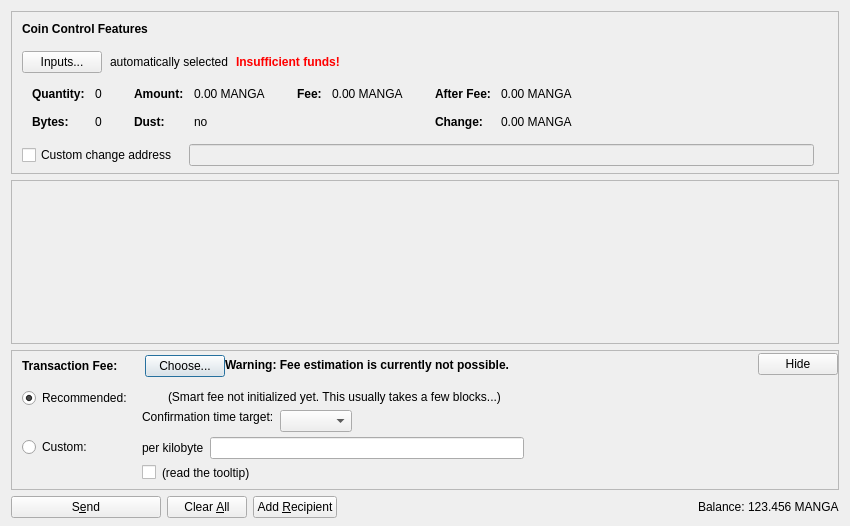
<?xml version="1.0" encoding="UTF-8"?>
<ui version="4.0">
 <class>SendCoinsDialog</class>
 <widget class="QDialog" name="SendCoinsDialog">
  <property name="geometry">
   <rect>
    <x>0</x>
    <y>0</y>
    <width>850</width>
    <height>526</height>
   </rect>
  </property>
  <property name="windowTitle">
   <string>Send Coins</string>
  </property>
  <layout class="QVBoxLayout" name="verticalLayout" stretch="0,1,0,0">
   <property name="bottomMargin">
    <number>8</number>
   </property>
   <item>
    <widget class="QFrame" name="frameCoinControl">
     <property name="sizePolicy">
      <sizepolicy hsizetype="Expanding" vsizetype="Expanding">
       <horstretch>0</horstretch>
       <verstretch>0</verstretch>
      </sizepolicy>
     </property>
     <property name="maximumSize">
      <size>
       <width>16777215</width>
       <height>16777215</height>
      </size>
     </property>
     <property name="frameShape">
      <enum>QFrame::StyledPanel</enum>
     </property>
     <property name="frameShadow">
      <enum>QFrame::Sunken</enum>
     </property>
     <layout class="QVBoxLayout" name="verticalLayoutCoinControl2">
      <property name="spacing">
       <number>0</number>
      </property>
      <property name="leftMargin">
       <number>0</number>
      </property>
      <property name="topMargin">
       <number>0</number>
      </property>
      <property name="rightMargin">
       <number>0</number>
      </property>
      <property name="bottomMargin">
       <number>6</number>
      </property>
      <item>
       <layout class="QVBoxLayout" name="verticalLayoutCoinControl" stretch="0,0,0,0,1">
        <property name="spacing">
         <number>0</number>
        </property>
        <property name="leftMargin">
         <number>10</number>
        </property>
        <property name="topMargin">
         <number>10</number>
        </property>
        <item>
         <layout class="QHBoxLayout" name="horizontalLayoutCoinControl1">
          <property name="bottomMargin">
           <number>15</number>
          </property>
          <item>
           <widget class="QLabel" name="labelCoinControlFeatures">
            <property name="sizePolicy">
             <sizepolicy hsizetype="Preferred" vsizetype="Maximum">
              <horstretch>0</horstretch>
              <verstretch>0</verstretch>
             </sizepolicy>
            </property>
            <property name="font">
             <font>
              <weight>75</weight>
              <bold>true</bold>
             </font>
            </property>
            <property name="styleSheet">
             <string notr="true">font-weight:bold;</string>
            </property>
            <property name="text">
             <string>Coin Control Features</string>
            </property>
           </widget>
          </item>
         </layout>
        </item>
        <item>
         <layout class="QHBoxLayout" name="horizontalLayoutCoinControl2" stretch="0,0,0,0">
          <property name="spacing">
           <number>8</number>
          </property>
          <property name="bottomMargin">
           <number>10</number>
          </property>
          <item>
           <widget class="QPushButton" name="pushButtonCoinControl">
            <property name="styleSheet">
             <string notr="true"/>
            </property>
            <property name="text">
             <string>Inputs...</string>
            </property>
            <property name="autoDefault">
             <bool>false</bool>
            </property>
           </widget>
          </item>
          <item>
           <widget class="QLabel" name="labelCoinControlAutomaticallySelected">
            <property name="text">
             <string>automatically selected</string>
            </property>
            <property name="margin">
             <number>5</number>
            </property>
           </widget>
          </item>
          <item>
           <widget class="QLabel" name="labelCoinControlInsuffFunds">
            <property name="font">
             <font>
              <weight>75</weight>
              <bold>true</bold>
             </font>
            </property>
            <property name="styleSheet">
             <string notr="true">color:red;font-weight:bold;</string>
            </property>
            <property name="text">
             <string>Insufficient funds!</string>
            </property>
            <property name="margin">
             <number>5</number>
            </property>
           </widget>
          </item>
          <item>
           <spacer name="horizontalSpacerCoinControl">
            <property name="orientation">
             <enum>Qt::Horizontal</enum>
            </property>
            <property name="sizeHint" stdset="0">
             <size>
              <width>40</width>
              <height>1</height>
             </size>
            </property>
           </spacer>
          </item>
         </layout>
        </item>
        <item>
         <widget class="QWidget" name="widgetCoinControl" native="true">
          <property name="sizePolicy">
           <sizepolicy hsizetype="Preferred" vsizetype="Preferred">
            <horstretch>0</horstretch>
            <verstretch>0</verstretch>
           </sizepolicy>
          </property>
          <property name="minimumSize">
           <size>
            <width>0</width>
            <height>0</height>
           </size>
          </property>
          <property name="styleSheet">
           <string notr="true"/>
          </property>
          <layout class="QHBoxLayout" name="horizontalLayoutCoinControl5">
           <property name="leftMargin">
            <number>0</number>
           </property>
           <property name="topMargin">
            <number>0</number>
           </property>
           <property name="rightMargin">
            <number>0</number>
           </property>
           <property name="bottomMargin">
            <number>0</number>
           </property>
           <item>
            <layout class="QHBoxLayout" name="horizontalLayoutCoinControl3" stretch="0,0,0,1">
             <property name="spacing">
              <number>20</number>
             </property>
             <property name="topMargin">
              <number>0</number>
             </property>
             <property name="bottomMargin">
              <number>10</number>
             </property>
             <item>
              <layout class="QFormLayout" name="formLayoutCoinControl1">
               <property name="horizontalSpacing">
                <number>10</number>
               </property>
               <property name="verticalSpacing">
                <number>14</number>
               </property>
               <property name="leftMargin">
                <number>10</number>
               </property>
               <property name="topMargin">
                <number>4</number>
               </property>
               <property name="rightMargin">
                <number>6</number>
               </property>
               <item row="0" column="0">
                <widget class="QLabel" name="labelCoinControlQuantityText">
                 <property name="font">
                  <font>
                   <weight>75</weight>
                   <bold>true</bold>
                  </font>
                 </property>
                 <property name="text">
                  <string>Quantity:</string>
                 </property>
                 <property name="margin">
                  <number>0</number>
                 </property>
                </widget>
               </item>
               <item row="0" column="1">
                <widget class="QLabel" name="labelCoinControlQuantity">
                 <property name="cursor">
                  <cursorShape>IBeamCursor</cursorShape>
                 </property>
                 <property name="contextMenuPolicy">
                  <enum>Qt::ActionsContextMenu</enum>
                 </property>
                 <property name="text">
                  <string notr="true">0</string>
                 </property>
                 <property name="margin">
                  <number>0</number>
                 </property>
                 <property name="textInteractionFlags">
                  <set>Qt::LinksAccessibleByMouse|Qt::TextSelectableByKeyboard|Qt::TextSelectableByMouse</set>
                 </property>
                </widget>
               </item>
               <item row="1" column="0">
                <widget class="QLabel" name="labelCoinControlBytesText">
                 <property name="font">
                  <font>
                   <weight>75</weight>
                   <bold>true</bold>
                  </font>
                 </property>
                 <property name="text">
                  <string>Bytes:</string>
                 </property>
                </widget>
               </item>
               <item row="1" column="1">
                <widget class="QLabel" name="labelCoinControlBytes">
                 <property name="cursor">
                  <cursorShape>IBeamCursor</cursorShape>
                 </property>
                 <property name="contextMenuPolicy">
                  <enum>Qt::ActionsContextMenu</enum>
                 </property>
                 <property name="text">
                  <string notr="true">0</string>
                 </property>
                 <property name="textInteractionFlags">
                  <set>Qt::LinksAccessibleByMouse|Qt::TextSelectableByKeyboard|Qt::TextSelectableByMouse</set>
                 </property>
                </widget>
               </item>
              </layout>
             </item>
             <item>
              <layout class="QFormLayout" name="formLayoutCoinControl2">
               <property name="horizontalSpacing">
                <number>10</number>
               </property>
               <property name="verticalSpacing">
                <number>14</number>
               </property>
               <property name="leftMargin">
                <number>6</number>
               </property>
               <property name="topMargin">
                <number>4</number>
               </property>
               <property name="rightMargin">
                <number>6</number>
               </property>
               <item row="0" column="0">
                <widget class="QLabel" name="labelCoinControlAmountText">
                 <property name="font">
                  <font>
                   <weight>75</weight>
                   <bold>true</bold>
                  </font>
                 </property>
                 <property name="text">
                  <string>Amount:</string>
                 </property>
                 <property name="margin">
                  <number>0</number>
                 </property>
                </widget>
               </item>
               <item row="0" column="1">
                <widget class="QLabel" name="labelCoinControlAmount">
                 <property name="cursor">
                  <cursorShape>IBeamCursor</cursorShape>
                 </property>
                 <property name="contextMenuPolicy">
                  <enum>Qt::ActionsContextMenu</enum>
                 </property>
                 <property name="text">
                  <string notr="true">0.00 MANGA</string>
                 </property>
                 <property name="textInteractionFlags">
                  <set>Qt::LinksAccessibleByMouse|Qt::TextSelectableByKeyboard|Qt::TextSelectableByMouse</set>
                 </property>
                </widget>
               </item>
               <item row="1" column="0">
                <widget class="QLabel" name="labelCoinControlLowOutputText">
                 <property name="font">
                  <font>
                   <weight>75</weight>
                   <bold>true</bold>
                  </font>
                 </property>
                 <property name="text">
                  <string>Dust:</string>
                 </property>
                </widget>
               </item>
               <item row="1" column="1">
                <widget class="QLabel" name="labelCoinControlLowOutput">
                 <property name="cursor">
                  <cursorShape>IBeamCursor</cursorShape>
                 </property>
                 <property name="contextMenuPolicy">
                  <enum>Qt::ActionsContextMenu</enum>
                 </property>
                 <property name="text">
                  <string notr="true">no</string>
                 </property>
                 <property name="textInteractionFlags">
                  <set>Qt::LinksAccessibleByMouse|Qt::TextSelectableByKeyboard|Qt::TextSelectableByMouse</set>
                 </property>
                </widget>
               </item>
              </layout>
             </item>
             <item>
              <layout class="QFormLayout" name="formLayoutCoinControl3">
               <property name="horizontalSpacing">
                <number>10</number>
               </property>
               <property name="verticalSpacing">
                <number>14</number>
               </property>
               <property name="leftMargin">
                <number>6</number>
               </property>
               <property name="topMargin">
                <number>4</number>
               </property>
               <property name="rightMargin">
                <number>6</number>
               </property>
               <item row="0" column="0">
                <widget class="QLabel" name="labelCoinControlFeeText">
                 <property name="font">
                  <font>
                   <weight>75</weight>
                   <bold>true</bold>
                  </font>
                 </property>
                 <property name="text">
                  <string>Fee:</string>
                 </property>
                 <property name="margin">
                  <number>0</number>
                 </property>
                </widget>
               </item>
               <item row="0" column="1">
                <widget class="QLabel" name="labelCoinControlFee">
                 <property name="cursor">
                  <cursorShape>IBeamCursor</cursorShape>
                 </property>
                 <property name="contextMenuPolicy">
                  <enum>Qt::ActionsContextMenu</enum>
                 </property>
                 <property name="text">
                  <string notr="true">0.00 MANGA</string>
                 </property>
                 <property name="textInteractionFlags">
                  <set>Qt::LinksAccessibleByMouse|Qt::TextSelectableByKeyboard|Qt::TextSelectableByMouse</set>
                 </property>
                </widget>
               </item>
              </layout>
             </item>
             <item>
              <layout class="QFormLayout" name="formLayoutCoinControl4">
               <property name="horizontalSpacing">
                <number>10</number>
               </property>
               <property name="verticalSpacing">
                <number>14</number>
               </property>
               <property name="leftMargin">
                <number>6</number>
               </property>
               <property name="topMargin">
                <number>4</number>
               </property>
               <property name="rightMargin">
                <number>6</number>
               </property>
               <item row="0" column="0">
                <widget class="QLabel" name="labelCoinControlAfterFeeText">
                 <property name="font">
                  <font>
                   <weight>75</weight>
                   <bold>true</bold>
                  </font>
                 </property>
                 <property name="text">
                  <string>After Fee:</string>
                 </property>
                 <property name="margin">
                  <number>0</number>
                 </property>
                </widget>
               </item>
               <item row="0" column="1">
                <widget class="QLabel" name="labelCoinControlAfterFee">
                 <property name="cursor">
                  <cursorShape>IBeamCursor</cursorShape>
                 </property>
                 <property name="contextMenuPolicy">
                  <enum>Qt::ActionsContextMenu</enum>
                 </property>
                 <property name="text">
                  <string notr="true">0.00 MANGA</string>
                 </property>
                 <property name="textInteractionFlags">
                  <set>Qt::LinksAccessibleByMouse|Qt::TextSelectableByKeyboard|Qt::TextSelectableByMouse</set>
                 </property>
                </widget>
               </item>
               <item row="1" column="0">
                <widget class="QLabel" name="labelCoinControlChangeText">
                 <property name="font">
                  <font>
                   <weight>75</weight>
                   <bold>true</bold>
                  </font>
                 </property>
                 <property name="text">
                  <string>Change:</string>
                 </property>
                </widget>
               </item>
               <item row="1" column="1">
                <widget class="QLabel" name="labelCoinControlChange">
                 <property name="cursor">
                  <cursorShape>IBeamCursor</cursorShape>
                 </property>
                 <property name="contextMenuPolicy">
                  <enum>Qt::ActionsContextMenu</enum>
                 </property>
                 <property name="text">
                  <string notr="true">0.00 MANGA</string>
                 </property>
                 <property name="textInteractionFlags">
                  <set>Qt::LinksAccessibleByMouse|Qt::TextSelectableByKeyboard|Qt::TextSelectableByMouse</set>
                 </property>
                </widget>
               </item>
              </layout>
             </item>
            </layout>
           </item>
          </layout>
         </widget>
        </item>
        <item>
         <layout class="QHBoxLayout" name="horizontalLayoutCoinControl4" stretch="0,0,0">
          <property name="spacing">
           <number>12</number>
          </property>
          <property name="sizeConstraint">
           <enum>QLayout::SetDefaultConstraint</enum>
          </property>
          <property name="topMargin">
           <number>5</number>
          </property>
          <property name="rightMargin">
           <number>5</number>
          </property>
          <item>
           <widget class="QCheckBox" name="checkBoxCoinControlChange">
            <property name="toolTip">
             <string>If this is activated, but the change address is empty or invalid, change will be sent to a newly generated address.</string>
            </property>
            <property name="text">
             <string>Custom change address</string>
            </property>
           </widget>
          </item>
          <item>
           <widget class="QValidatedLineEdit" name="lineEditCoinControlChange">
            <property name="enabled">
             <bool>false</bool>
            </property>
            <property name="sizePolicy">
             <sizepolicy hsizetype="Expanding" vsizetype="Fixed">
              <horstretch>0</horstretch>
              <verstretch>0</verstretch>
             </sizepolicy>
            </property>
           </widget>
          </item>
          <item>
           <widget class="QLabel" name="labelCoinControlChangeLabel">
            <property name="sizePolicy">
             <sizepolicy hsizetype="Preferred" vsizetype="Expanding">
              <horstretch>0</horstretch>
              <verstretch>0</verstretch>
             </sizepolicy>
            </property>
            <property name="minimumSize">
             <size>
              <width>0</width>
              <height>0</height>
             </size>
            </property>
            <property name="text">
             <string/>
            </property>
            <property name="margin">
             <number>3</number>
            </property>
           </widget>
          </item>
         </layout>
        </item>
        <item>
         <spacer name="verticalSpacerCoinControl">
          <property name="orientation">
           <enum>Qt::Vertical</enum>
          </property>
          <property name="sizeHint" stdset="0">
           <size>
            <width>800</width>
            <height>1</height>
           </size>
          </property>
         </spacer>
        </item>
       </layout>
      </item>
     </layout>
    </widget>
   </item>
   <item>
    <widget class="QScrollArea" name="scrollArea">
     <property name="widgetResizable">
      <bool>true</bool>
     </property>
     <widget class="QWidget" name="scrollAreaWidgetContents">
      <property name="geometry">
       <rect>
        <x>0</x>
        <y>0</y>
        <width>830</width>
        <height>104</height>
       </rect>
      </property>
      <layout class="QVBoxLayout" name="verticalLayout_2" stretch="0,1">
       <property name="leftMargin">
        <number>0</number>
       </property>
       <property name="topMargin">
        <number>0</number>
       </property>
       <property name="rightMargin">
        <number>0</number>
       </property>
       <property name="bottomMargin">
        <number>0</number>
       </property>
       <item>
        <layout class="QVBoxLayout" name="entries">
         <property name="spacing">
          <number>6</number>
         </property>
        </layout>
       </item>
       <item>
        <spacer name="verticalSpacer">
         <property name="orientation">
          <enum>Qt::Vertical</enum>
         </property>
         <property name="sizeHint" stdset="0">
          <size>
           <width>20</width>
           <height>40</height>
          </size>
         </property>
        </spacer>
       </item>
      </layout>
     </widget>
    </widget>
   </item>
   <item>
    <widget class="QFrame" name="frameFee">
     <property name="sizePolicy">
      <sizepolicy hsizetype="Expanding" vsizetype="Expanding">
       <horstretch>0</horstretch>
       <verstretch>0</verstretch>
      </sizepolicy>
     </property>
     <property name="maximumSize">
      <size>
       <width>16777215</width>
       <height>16777215</height>
      </size>
     </property>
     <property name="frameShape">
      <enum>QFrame::StyledPanel</enum>
     </property>
     <property name="frameShadow">
      <enum>QFrame::Sunken</enum>
     </property>
     <layout class="QVBoxLayout" name="verticalLayoutFee1">
      <property name="spacing">
       <number>0</number>
      </property>
      <property name="leftMargin">
       <number>0</number>
      </property>
      <property name="topMargin">
       <number>0</number>
      </property>
      <property name="rightMargin">
       <number>0</number>
      </property>
      <property name="bottomMargin">
       <number>0</number>
      </property>
      <item>
       <layout class="QVBoxLayout" name="verticalLayoutFee2" stretch="0,0,0">
        <property name="spacing">
         <number>0</number>
        </property>
        <property name="leftMargin">
         <number>10</number>
        </property>
        <property name="topMargin">
         <number>0</number>
        </property>
        <item>
         <layout class="QHBoxLayout" name="horizontalLayoutFee1">
          <property name="bottomMargin">
           <number>0</number>
          </property>
          <item>
           <layout class="QVBoxLayout" name="verticalLayoutFee7">
            <property name="spacing">
             <number>0</number>
            </property>
            <item>
             <spacer name="verticalSpacerSmartFee">
              <property name="orientation">
               <enum>Qt::Vertical</enum>
              </property>
              <property name="sizeType">
               <enum>QSizePolicy::Fixed</enum>
              </property>
              <property name="sizeHint" stdset="0">
               <size>
                <width>1</width>
                <height>4</height>
               </size>
              </property>
             </spacer>
            </item>
            <item>
             <layout class="QHBoxLayout" name="horizontalLayoutSmartFee">
              <property name="spacing">
               <number>10</number>
              </property>
              <item>
               <widget class="QLabel" name="labelFeeHeadline">
                <property name="sizePolicy">
                 <sizepolicy hsizetype="Preferred" vsizetype="Maximum">
                  <horstretch>0</horstretch>
                  <verstretch>0</verstretch>
                 </sizepolicy>
                </property>
                <property name="font">
                 <font>
                  <weight>75</weight>
                  <bold>true</bold>
                 </font>
                </property>
                <property name="styleSheet">
                 <string notr="true">font-weight:bold;</string>
                </property>
                <property name="text">
                 <string>Transaction Fee:</string>
                </property>
               </widget>
              </item>
              <item>
               <widget class="QLabel" name="labelFeeMinimized">
                <property name="text">
                 <string/>
                </property>
               </widget>
              </item>
              <item>
               <widget class="QPushButton" name="buttonChooseFee">
                <property name="text">
                 <string>Choose...</string>
                </property>
               </widget>
              </item>
             </layout>
            </item>
            <item>
             <spacer name="verticalSpacer_5">
              <property name="orientation">
               <enum>Qt::Vertical</enum>
              </property>
              <property name="sizeHint" stdset="0">
               <size>
                <width>1</width>
                <height>1</height>
               </size>
              </property>
             </spacer>
            </item>
           </layout>
          </item>
          <item>
           <widget class="QLabel" name="fallbackFeeWarningLabel">
            <property name="toolTip">
             <string>Using the fallbackfee can result in sending a transaction that will take several hours or days (or never) to confirm. Consider choosing your fee manually or wait until you have validated the complete chain.</string>
            </property>
            <property name="font">
            <font>
                <weight>75</weight>
                <bold>true</bold>
            </font>
            </property>
            <property name="text">
             <string>Warning: Fee estimation is currently not possible.</string>
            </property>
            <property name="wordWrap">
             <bool>false</bool>
            </property>
           </widget>
          </item>
          <item>
           <spacer name="horizontalSpacer_4">
            <property name="orientation">
             <enum>Qt::Horizontal</enum>
            </property>
            <property name="sizeType">
             <enum>QSizePolicy::MinimumExpanding</enum>
            </property>
            <property name="sizeHint" stdset="0">
             <size>
              <width>40</width>
              <height>20</height>
             </size>
            </property>
           </spacer>
          </item>
          <item>
           <widget class="QPushButton" name="buttonMinimizeFee">
            <property name="toolTip">
             <string>collapse fee-settings</string>
            </property>
            <property name="text">
             <string>Hide</string>
            </property>
           </widget>
          </item>
         </layout>
        </item>
        <item>
         <widget class="QFrame" name="frameFeeSelection">
          <layout class="QVBoxLayout" name="verticalLayoutFee12">
           <property name="spacing">
            <number>0</number>
           </property>
           <property name="leftMargin">
            <number>0</number>
           </property>
           <property name="topMargin">
            <number>0</number>
           </property>
           <property name="rightMargin">
            <number>0</number>
           </property>
           <property name="bottomMargin">
            <number>0</number>
           </property>
           <item>
            <layout class="QGridLayout" name="gridLayoutFee">
             <property name="topMargin">
              <number>10</number>
             </property>
             <property name="bottomMargin">
              <number>4</number>
             </property>
             <property name="horizontalSpacing">
              <number>10</number>
             </property>
             <property name="verticalSpacing">
              <number>4</number>
             </property>
             <item row="1" column="1">
              <layout class="QVBoxLayout" name="verticalLayoutFee8">
               <property name="spacing">
                <number>6</number>
               </property>
               <item>
                <layout class="QHBoxLayout" name="horizontalLayoutFee13">
                 <item>
                  <widget class="QLabel" name="labelCustomPerKilobyte">
                   <property name="toolTip">
                    <string>If the custom fee is set to 1000 satoshis and the transaction is only 250 bytes, then &quot;per kilobyte&quot; only pays 250 satoshis in fee, while &quot;total at least&quot; pays 1000 satoshis. For transactions bigger than a kilobyte both pay by kilobyte.</string>
                   </property>
                   <property name="text">
                    <string>per kilobyte</string>
                   </property>
                  </widget>
                 </item>
                 <item>
                  <widget class="BitcoinAmountField" name="customFee"/>
                 </item>
                 <item>
                  <spacer name="horizontalSpacer_6">
                   <property name="orientation">
                    <enum>Qt::Horizontal</enum>
                   </property>
                   <property name="sizeHint" stdset="0">
                    <size>
                     <width>1</width>
                     <height>1</height>
                    </size>
                   </property>
                  </spacer>
                 </item>
                </layout>
               </item>
               <item>
                <layout class="QHBoxLayout" name="horizontalLayoutFee8">
                 <item>
                  <widget class="QCheckBox" name="checkBoxMinimumFee">
                   <property name="toolTip">
                    <string>Paying only the minimum fee is just fine as long as there is less transaction volume than space in the blocks. But be aware that this can end up in a never confirming transaction once there is more demand for mangacoin transactions than the network can process.</string>
                   </property>
                   <property name="text">
                    <string/>
                   </property>
                  </widget>
                 </item>
                 <item>
                  <widget class="QLabel" name="labelMinFeeWarning">
                   <property name="enabled">
                    <bool>true</bool>
                   </property>
                   <property name="toolTip">
                    <string>Paying only the minimum fee is just fine as long as there is less transaction volume than space in the blocks. But be aware that this can end up in a never confirming transaction once there is more demand for mangacoin transactions than the network can process.</string>
                   </property>
                   <property name="text">
                    <string>(read the tooltip)</string>
                   </property>
                   <property name="margin">
                    <number>5</number>
                   </property>
                  </widget>
                 </item>
                 <item>
                  <spacer name="horizontalSpacer_2">
                   <property name="orientation">
                    <enum>Qt::Horizontal</enum>
                   </property>
                   <property name="sizeHint" stdset="0">
                    <size>
                     <width>1</width>
                     <height>1</height>
                    </size>
                   </property>
                  </spacer>
                 </item>
                </layout>
               </item>
              </layout>
             </item>
             <item row="0" column="0">
              <layout class="QVBoxLayout" name="verticalLayoutFee4" stretch="0,1">
               <item>
                <widget class="QRadioButton" name="radioSmartFee">
                 <property name="text">
                  <string>Recommended:</string>
                 </property>
                 <property name="checked">
                  <bool>true</bool>
                 </property>
                 <attribute name="buttonGroup">
                  <string notr="true">groupFee</string>
                 </attribute>
                </widget>
               </item>
               <item>
                <spacer name="verticalSpacer_2">
                 <property name="orientation">
                  <enum>Qt::Vertical</enum>
                 </property>
                 <property name="sizeHint" stdset="0">
                  <size>
                   <width>1</width>
                   <height>1</height>
                  </size>
                 </property>
                </spacer>
               </item>
              </layout>
             </item>
             <item row="1" column="0">
              <layout class="QVBoxLayout" name="verticalLayoutFee9" stretch="0,1">
               <item>
                <widget class="QRadioButton" name="radioCustomFee">
                 <property name="text">
                  <string>Custom:</string>
                 </property>
                 <attribute name="buttonGroup">
                  <string notr="true">groupFee</string>
                 </attribute>
                </widget>
               </item>
               <item>
                <spacer name="verticalSpacer_6">
                 <property name="orientation">
                  <enum>Qt::Vertical</enum>
                 </property>
                 <property name="sizeHint" stdset="0">
                  <size>
                   <width>1</width>
                   <height>1</height>
                  </size>
                 </property>
                </spacer>
               </item>
              </layout>
             </item>
             <item row="0" column="1">
              <layout class="QVBoxLayout" name="verticalLayoutFee3" stretch="0,0,1">
               <property name="spacing">
                <number>6</number>
               </property>
               <property name="topMargin">
                <number>2</number>
               </property>
               <item>
                <layout class="QHBoxLayout" name="horizontalLayoutFee12">
                 <item>
                  <widget class="QLabel" name="labelSmartFee">
                   <property name="text">
                    <string/>
                   </property>
                   <property name="margin">
                    <number>2</number>
                   </property>
                  </widget>
                 </item>
                 <item>
                  <widget class="QLabel" name="labelFeeEstimation">
                   <property name="text">
                    <string/>
                   </property>
                  </widget>
                 </item>
                 <item>
                  <widget class="QLabel" name="labelSmartFee2">
                   <property name="text">
                    <string>(Smart fee not initialized yet. This usually takes a few blocks...)</string>
                   </property>
                   <property name="margin">
                    <number>2</number>
                   </property>
                  </widget>
                 </item>
                 <item>
                  <spacer name="horizontalSpacer_5">
                   <property name="orientation">
                    <enum>Qt::Horizontal</enum>
                   </property>
                   <property name="sizeHint" stdset="0">
                    <size>
                     <width>1</width>
                     <height>1</height>
                    </size>
                   </property>
                  </spacer>
                 </item>
                </layout>
               </item>
               <item>
                <layout class="QHBoxLayout" name="horizontalLayoutFee9">
                 <item>
                  <layout class="QVBoxLayout" name="verticalLayoutFee6">
                   <item>
                    <widget class="QLabel" name="labelSmartFee3">
                     <property name="text">
                      <string>Confirmation time target:</string>
                     </property>
                     <property name="margin">
                      <number>2</number>
                     </property>
                    </widget>
                   </item>
                   <item>
                    <spacer name="verticalSpacer_3">
                     <property name="orientation">
                      <enum>Qt::Vertical</enum>
                     </property>
                     <property name="sizeHint" stdset="0">
                      <size>
                       <width>1</width>
                       <height>1</height>
                      </size>
                     </property>
                    </spacer>
                   </item>
                  </layout>
                 </item>
                 <item>
                  <layout class="QVBoxLayout" name="verticalLayoutFee5">
                   <property name="rightMargin">
                    <number>30</number>
                   </property>
                   <item>
                    <layout class="QHBoxLayout" name="horizontalLayoutConfTarget">
                     <property name="bottomMargin">
                      <number>0</number>
                     </property>
                     <item>
                      <widget class="QComboBox" name="confTargetSelector"/>
                     </item>
                     <item>
                      <spacer name="horizontalSpacerConfTarget">
                       <property name="orientation">
                        <enum>Qt::Horizontal</enum>
                       </property>
                       <property name="sizeHint" stdset="0">
                        <size>
                         <width>40</width>
                         <height>20</height>
                        </size>
                       </property>
                      </spacer>
                     </item>
                    </layout>
                   </item>
                  </layout>
                 </item>
                </layout>
               </item>
               <item>
                <spacer name="verticalSpacer_4">
                 <property name="orientation">
                  <enum>Qt::Vertical</enum>
                 </property>
                 <property name="sizeHint" stdset="0">
                  <size>
                   <width>1</width>
                   <height>1</height>
                  </size>
                 </property>
                </spacer>
               </item>
              </layout>
             </item>
            </layout>
           </item>
          </layout>
         </widget>
        </item>
        <item>
         <spacer name="verticalSpacerFee">
          <property name="orientation">
           <enum>Qt::Vertical</enum>
          </property>
          <property name="sizeHint" stdset="0">
           <size>
            <width>40</width>
            <height>5</height>
           </size>
          </property>
         </spacer>
        </item>
       </layout>
      </item>
     </layout>
    </widget>
   </item>
   <item>
    <layout class="QHBoxLayout" name="horizontalLayout">
     <item>
      <widget class="QPushButton" name="sendButton">
       <property name="minimumSize">
        <size>
         <width>150</width>
         <height>0</height>
        </size>
       </property>
       <property name="toolTip">
        <string>Confirm the send action</string>
       </property>
       <property name="text">
        <string>S&amp;end</string>
       </property>
       <property name="icon">
        <iconset resource="../bitcoin.qrc">
         <normaloff>:/icons/send</normaloff>:/icons/send</iconset>
       </property>
       <property name="autoDefault">
        <bool>false</bool>
       </property>
       <property name="default">
        <bool>false</bool>
       </property>
      </widget>
     </item>
     <item>
      <widget class="QPushButton" name="clearButton">
       <property name="sizePolicy">
        <sizepolicy hsizetype="Minimum" vsizetype="Fixed">
         <horstretch>0</horstretch>
         <verstretch>0</verstretch>
        </sizepolicy>
       </property>
       <property name="toolTip">
        <string>Clear all fields of the form.</string>
       </property>
       <property name="text">
        <string>Clear &amp;All</string>
       </property>
       <property name="icon">
        <iconset resource="../bitcoin.qrc">
         <normaloff>:/icons/remove</normaloff>:/icons/remove</iconset>
       </property>
       <property name="autoDefault">
        <bool>false</bool>
       </property>
      </widget>
     </item>
     <item>
      <widget class="QPushButton" name="addButton">
       <property name="toolTip">
        <string>Send to multiple recipients at once</string>
       </property>
       <property name="text">
        <string>Add &amp;Recipient</string>
       </property>
       <property name="icon">
        <iconset resource="../bitcoin.qrc">
         <normaloff>:/icons/add</normaloff>:/icons/add</iconset>
       </property>
       <property name="autoDefault">
        <bool>false</bool>
       </property>
      </widget>
     </item>
     <item>
      <spacer name="horizontalSpacer">
       <property name="orientation">
        <enum>Qt::Horizontal</enum>
       </property>
       <property name="sizeHint" stdset="0">
        <size>
         <width>40</width>
         <height>20</height>
        </size>
       </property>
      </spacer>
     </item>
     <item>
      <layout class="QHBoxLayout" name="horizontalLayout_2">
       <property name="spacing">
        <number>3</number>
       </property>
       <item>
        <widget class="QLabel" name="label">
         <property name="sizePolicy">
          <sizepolicy hsizetype="Preferred" vsizetype="Fixed">
           <horstretch>0</horstretch>
           <verstretch>0</verstretch>
          </sizepolicy>
         </property>
         <property name="text">
          <string>Balance:</string>
         </property>
        </widget>
       </item>
       <item>
        <widget class="QLabel" name="labelBalance">
         <property name="sizePolicy">
          <sizepolicy hsizetype="Preferred" vsizetype="Fixed">
           <horstretch>0</horstretch>
           <verstretch>0</verstretch>
          </sizepolicy>
         </property>
         <property name="cursor">
          <cursorShape>IBeamCursor</cursorShape>
         </property>
         <property name="text">
          <string notr="true">123.456 MANGA</string>
         </property>
         <property name="textInteractionFlags">
          <set>Qt::LinksAccessibleByMouse|Qt::TextSelectableByKeyboard|Qt::TextSelectableByMouse</set>
         </property>
        </widget>
       </item>
      </layout>
     </item>
    </layout>
   </item>
  </layout>
 </widget>
 <customwidgets>
  <customwidget>
   <class>QValidatedLineEdit</class>
   <extends>QLineEdit</extends>
   <header>qvalidatedlineedit.h</header>
  </customwidget>
  <customwidget>
   <class>BitcoinAmountField</class>
   <extends>QLineEdit</extends>
   <header>bitcoinamountfield.h</header>
   <container>1</container>
  </customwidget>
 </customwidgets>
 <resources>
  <include location="../bitcoin.qrc"/>
 </resources>
 <connections/>
 <buttongroups>
  <buttongroup name="groupFee"/>
 </buttongroups>
</ui>
